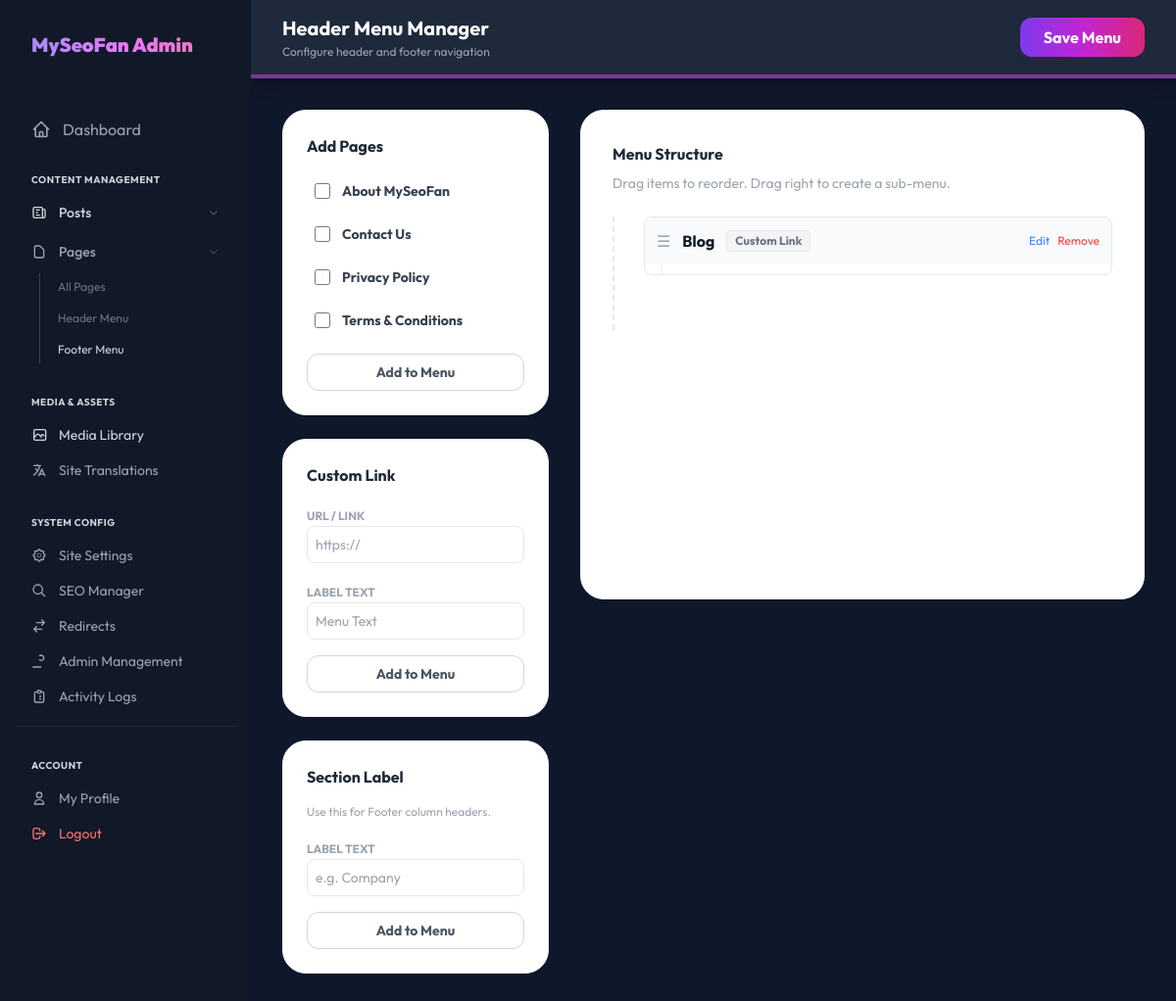
Before: /admin/menus.php (signed in) with the older database file.
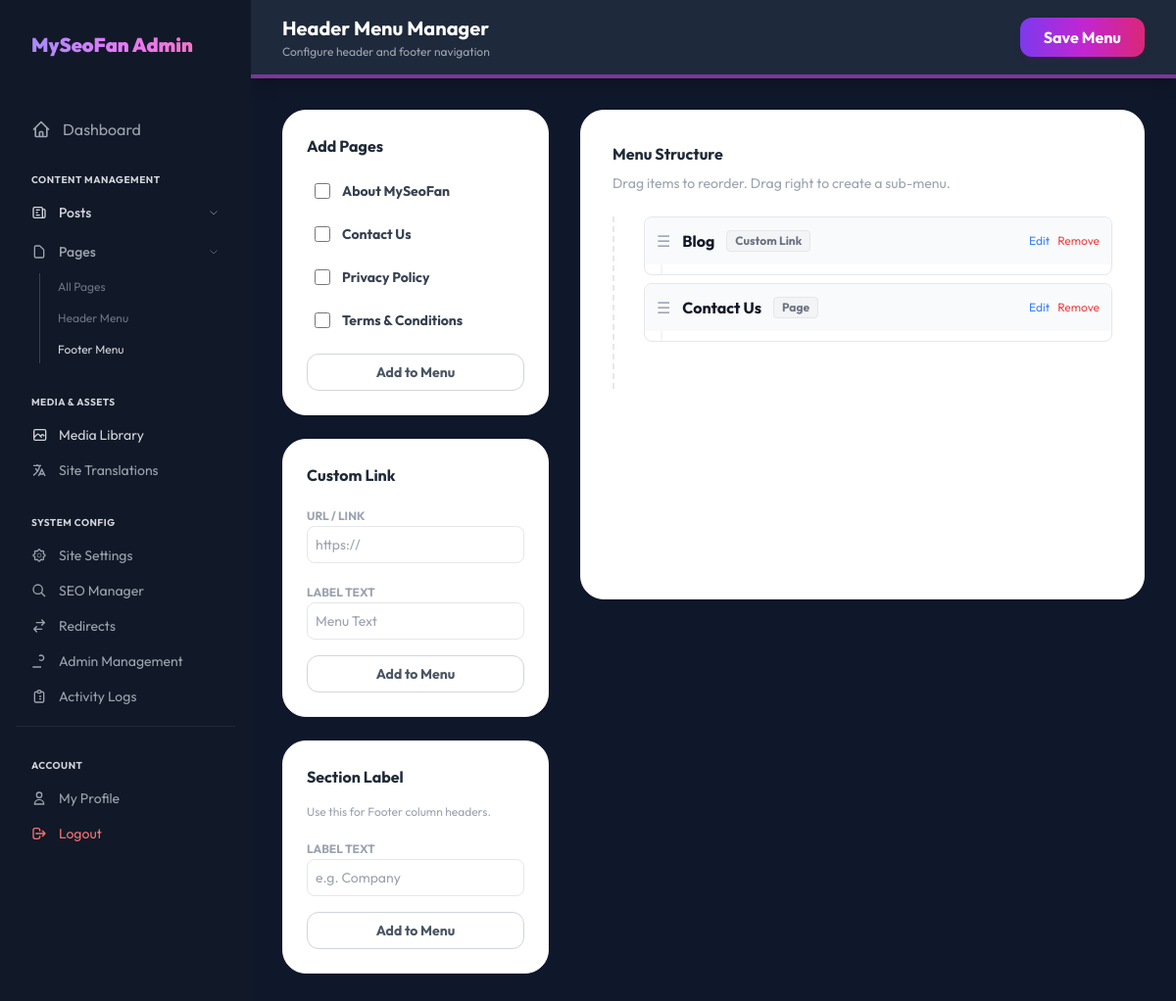
After: the same page with the newer database file.
### tables this page shows
CREATE TABLE pages (id INTEGER PRIMARY KEY AUTOINCREMENT, title TEXT, slug TEXT UNIQUE, content TEXT, lang_code TEXT DEFAULT 'en', meta_title TEXT, meta_description TEXT, translation_group TEXT, show_in_header INTEGER DEFAULT 0, show_in_footer INTEGER DEFAULT 0, menu_order INTEGER DEFAULT 0, footer_section TEXT DEFAULT 'legal');

CREATE TABLE menu_items (
        id INTEGER PRIMARY KEY AUTOINCREMENT,
        menu_location TEXT CHECK(menu_location IN ('header', 'footer')) NOT NULL,
        lang_code TEXT NOT NULL DEFAULT 'en',
        type TEXT CHECK(type IN ('page', 'custom_link', 'label')) NOT NULL DEFAULT 'page',
        label TEXT,
        url TEXT,
        related_id INTEGER,
        parent_id INTEGER DEFAULT 0,
        sort_order INTEGER DEFAULT 0,
        FOREIGN KEY (related_id) REFERENCES pages(id) ON DELETE SET NULL
    );

### admin/menus.php (the view, shortened to what the changed rows need)
<?php
require_once '../includes/db.php';
$_curr_lang = 'en';
$location = $_GET['menu_location'] ?? 'header';
$stmt = $pdo->prepare("SELECT id, title FROM pages WHERE lang_code = ? ORDER BY title ASC");
$stmt->execute([$_curr_lang]);
$availPages = $stmt->fetchAll();
function buildMenuTree($items, $parentId = 0)
{
    $branch = [];
    foreach ($items as $item) {
        if ($item['parent_id'] == $parentId) {
            $children = buildMenuTree($items, $item['id']);
            $branch[] = $item;
        }
    }
    return $branch;
}
$stmt = $pdo->prepare("SELECT * FROM menu_items WHERE menu_location = ? AND lang_code = ? ORDER BY sort_order ASC");
$stmt->execute([$location, $_curr_lang]);
$rawItems = $stmt->fetchAll();
$menuTree = buildMenuTree($rawItems);
?>
<!DOCTYPE html>
<html lang="en">
<head>
    <script src="https://cdn.tailwindcss.com"></script>
</head>
<body class="flex">
    <?php include 'includes/sidebar.php'; ?>
    <main class="flex-1 min-h-screen bg-[#0f172a]">
        <div class="p-8">
            <div class="grid grid-cols-12 gap-8">
                <div class="col-span-4 space-y-6">
                    <div class="bg-white p-6 rounded-3xl shadow-sm border border-gray-100">
                        <div class="max-h-60 overflow-y-auto space-y-2 mb-4 pr-2">
                            <?php foreach ($availPages as $p): ?>
                                <label class="flex items-center gap-3 p-2 hover:bg-gray-50 rounded-lg cursor-pointer">
                                    <input type="checkbox" class="page-checkbox w-4 h-4 text-fuchsia-600 rounded focus:ring-fuchsia-500 border-gray-300"
                                        data-id="<?php echo $p['id']; ?>"
                                        data-title="<?php echo htmlspecialchars($p['title']); ?>">
                                    <span class="text-sm text-gray-700 font-bold">
                                        <?php echo htmlspecialchars($p['title']); ?>
                                    </span>
                                </label>
                            <?php endforeach; ?>
                        </div>
                    </div>
                </div>
                <div class="col-span-8">
                    <div class="bg-white p-8 rounded-3xl shadow-sm border border-gray-100 min-h-[500px]">
                        <div id="menu-root" class="nested-sortable space-y-2 pb-12">
                            <?php
                            function renderMenuItem($item)
                            {
                                $typeLabel = ($item['type'] === 'page') ? 'Page' : (($item['type'] === 'label') ? 'Label' : 'Custom Link');
                                ?>
                                <div class="menu-item bg-white border border-gray-200 rounded-lg mb-2"
                                    data-type="<?php echo $item['type']; ?>"
                                    data-related-id="<?php echo $item['related_id'] ?? ''; ?>"
                                    data-url="<?php echo htmlspecialchars($item['url'] ?? ''); ?>"
                                    data-label="<?php echo htmlspecialchars($item['label']); ?>"
                                    data-id="<?php echo $item['id']; ?>">
                                    <div class="flex items-center justify-between p-3 bg-gray-50 rounded-t-lg">
                                        <div class="flex items-center gap-3">
                                            <span class="cursor-move text-gray-400">☰</span>
                                            <span class="font-bold text-gray-900 item-label-display">
                                                <?php echo htmlspecialchars($item['label']); ?>
                                            </span>
                                            <span class="text-xs bg-gray-100 text-gray-500 font-bold px-2 py-0.5 rounded border border-gray-200">
                                                <?php echo $typeLabel; ?>
                                            </span>
                                        </div>
                                        <div class="flex items-center gap-2">
                                            <button onclick="toggleEdit(this)"
                                                class="text-xs text-blue-500 hover:underline">Edit</button>
                                            <button onclick="removeCreate(this)"
                                                class="text-xs text-red-500 hover:underline">Remove</button>
                                        </div>
                                    </div>
                                    <div class="nested-sortable pl-4 ml-4 border-l-2 border-gray-100 min-h-[10px] py-1">
                                    </div>
                                </div>
                                <?php
                                return ob_get_clean();
                            }
                            foreach ($menuTree as $rootItem) {
                                echo renderMenuItem($rootItem);
                            }
                            ?>
                        </div>
                    </div>
                </div>
            </div>
        </div>
    </main>
</body>
</html>

Changed rows visible on the page:
added menu_items: label "Contact Us", type "Page"
